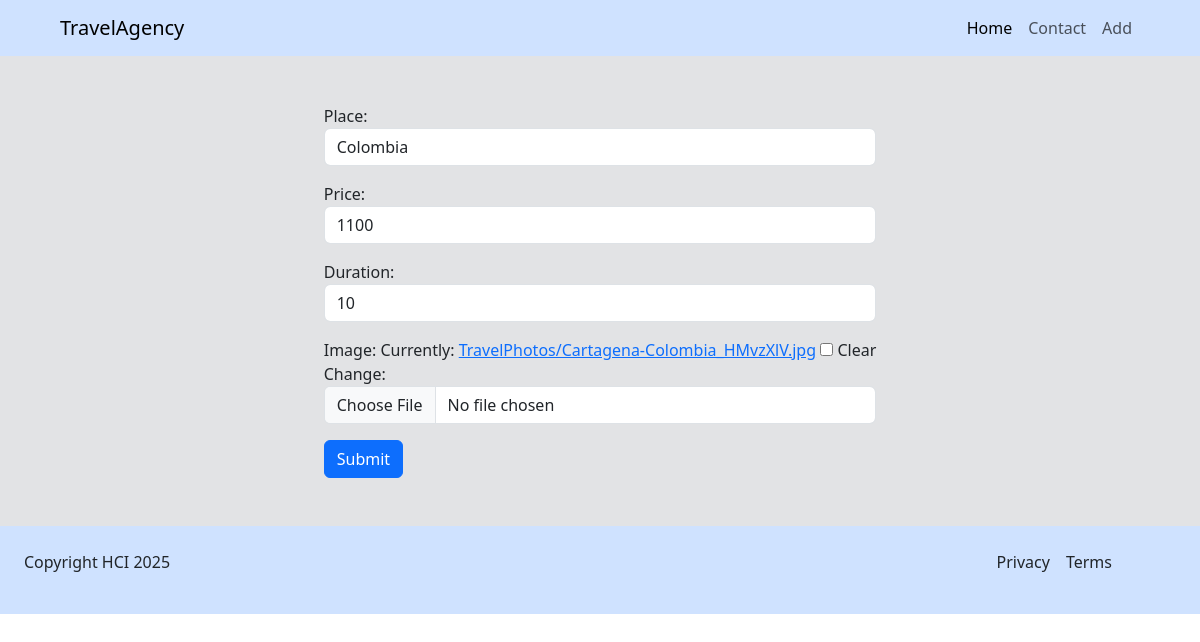
/edit-travel/13/, run on the app's committed database.
### Travel_Application/models.py (models this page shows, shortened)
class Travel(models.Model):
    place = models.CharField(max_length=100, null=True, blank=True)
    price = models.IntegerField(null=True, blank=True)
    duration = models.IntegerField(null=True, blank=True)
    image = models.ImageField(upload_to='TravelPhotos/',null=True, blank=True)
    touristGuide = models.ForeignKey('TouristGuide', on_delete=models.CASCADE, null=True, blank=True, related_name='guides')

### Travel_Application/views.py (the view)
# urls.py: path('edit-travel/<int:travel_id>/', edit_travel, name='edit-travel'),
def edit_travel(request, travel_id):
    travel = get_object_or_404(Travel, pk=travel_id)
    if request.method == 'POST':
        form = TravelForm(request.POST, request.FILES, instance=travel)
        if form.is_valid():
            form.save()
        return redirect('index')
    form = TravelForm(instance=travel)
    return render(request, "edit_travel.html", context={'form': form, 'travel_id': travel_id})

### Travel_Application/forms.py
class TravelForm(forms.models.ModelForm):
    def __init__(self, *args, **kwargs):
        super(TravelForm, self).__init__(*args, **kwargs)
        for field_name, field in self.fields.items():
            field.widget.attrs['class'] = 'form-control'
    class Meta:
        model = Travel
        exclude = ['touristGuide']

### Travel_Application/templates/edit_travel.html (shortened to what this page needs)
{% extends 'base.html' %}
{% load static %}
{% block content %}
<div class="py-5 d-flex justify-content-center bg-secondary-subtle">
    <form method="post" action="{% url 'edit-travel' travel_id %}" enctype="multipart/form-data">
        {{ form.as_p }}
        <button class="btn btn-primary" type="submit">Submit</button>
    </form>
</div>
{% endblock %}

### Travel_Application/templates/base.html (style rules this page uses)
body, html { overflow-x: hidden; }

### data on the page
Travel: place "Colombia", price "1100", duration "10"
